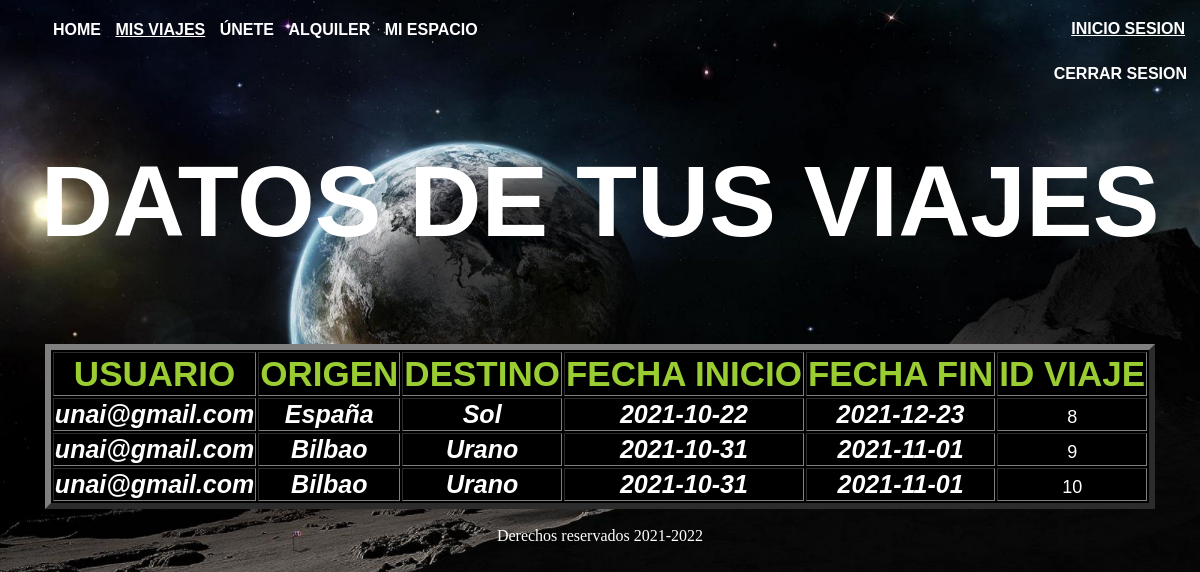
Page /Entrega_3/docker-lamp/app/mostrarTabla.php (signed in) on the committed database.
### tables this page shows
CREATE TABLE `viaje` (
  `USUARIO` varchar(50) NOT NULL,
  `ORIGEN` varchar(50) DEFAULT NULL,
  `DESTINO` varchar(50) DEFAULT NULL,
  `FECHA_INICIO` date DEFAULT NULL,
  `FECHA_FIN` date DEFAULT NULL,
  `ID_VIAJE` int(11) NOT NULL
);

### Entrega_3/docker-lamp/app/mostrarTabla.php (the view, shortened to what this page needs)
<?php
    require 'inicioSesion.php';
?>
<!DOCTYPE html>
<html lang="es">
    <head>
        <link rel="stylesheet" href="css/styles_tabla.css">
    </head>
    <body background="images/tabla.jpg">
        <nav id="navegacion">
            <ul>
                <li>
                    <a class="link" href="index.php">HOME</a>
                </li>
                <li>
                    <a class="link1" href="mostrarTabla.php">MIS VIAJES</a>
                </li>
                <li>
                    <a class="link" href="registro.php">ÚNETE</a>
                </li>
                <li>
                    <a class="link" href="alquiler.php">ALQUILER</a>
                </li>
                <li>
                    <a class="link" href="mi_espacio.php">MI ESPACIO</a>
                </li>
                <li>
                    <div class="is">
                        <a href="inicio_sesion.php">INICIO SESION</a>
                    </div>
                </li>
            </ul>
        </nav>
        <p>
            <input type="button" class="CS" value="CERRAR SESION" onclick="cerrarSesion()" style="float: right;">
        </p>
        <header>
            <h1 class="titulo">DATOS DE TUS VIAJES</h1>
        </header>
        <br class="tabla">
            <table border="6" class="t">
                <tr>
                    <td class="tTabla" > USUARIO </td>
                    <td class="tTabla" > ORIGEN </td>
                    <td class="tTabla" > DESTINO </td>
                    <td class="tTabla" > FECHA INICIO </td>
                    <td class="tTabla" > FECHA FIN </td>
                    <td class="tTabla" > ID VIAJE </td>
                </tr>
                <?php
                    $valor_sesion = $_SESSION['user'];
                    $sql = "SELECT * FROM viaje WHERE USUARIO = '$valor_sesion'";
                    $result=mysqli_query($conexion,$sql);
                    if ($result){
                    while($mostrar=mysqli_fetch_array($result)){
                ?>
                <tr>
                    <td class="iTabla" ><?php echo $mostrar['USUARIO']; ?></td>
                    <td class="iTabla" ><?php echo $mostrar['ORIGEN']; ?></td>
                    <td class="iTabla" ><?php echo $mostrar['DESTINO']; ?></td>
                    <td class="iTabla" ><?php echo $mostrar['FECHA_INICIO']; ?></td>
                    <td class="iTabla" ><?php echo $mostrar['FECHA_FIN']; ?></td>
                    <td class="iTabla" ><input type="button" id = "identificador" class="id" value = "<?php echo $mostrar['ID_VIAJE'];?>"
                    onclick="obtenerID(<?php echo $mostrar['ID_VIAJE'];?>)"></td>
                </tr>
                <?php
                        }
                    }
                    else {
                        echo mysqli_error($conexion);
                    }
                ?>
            </table>
        <footer id="pie">
            Derechos reservados 2021-2022
        </footer>
    </body>
</html>

### Entrega_3/docker-lamp/app/css/styles_tabla.css (style rules this page uses)
#cabecera, #pie, a { color: white; text-align: center; }
.titulo { color : white; font-size: 100px; font-family: helvetica; font-weight: bolder; margin-top: 100px; text-align: center; }
#navegacion { color: white; font-family: Helvetica; font-weight: bold; text-align: left; }
#navegacion li { list-style: none; padding: 5px; display: inline-block }
.link { color: white; text-decoration: none; }
.CS { padding: 5px; border: 0; color: white; background: none; cursor: pointer; position:relative; font-weight: bold; text-align : center; left: auto; font-size: medium; }
body { background-repeat: no-repeat; background-size: cover; }
.is { padding: 5px; color: white; text-align: right; position: absolute; right: 10px; top: 15px; bottom: 5px; }
.t { margin : auto; text-align: center; background-color: black; }
.tTabla { font-family: Helvetica; font-weight: bolder; font-size : 35px; color : yellowgreen; }
.iTabla { font-family: Helvetica; font-size : 25px; color : white; font-weight: bold; font-style: italic; }
.id { font-size: large; background: none; color : white; cursor: pointer; border: 0; }

### rows in the picture
viaje: USUARIO "unai@gmail.com", ORIGEN "España", DESTINO "Sol", FECHA_INICIO "2021-10-22", FECHA_FIN "2021-12-23", ID_VIAJE "8"
viaje: USUARIO "unai@gmail.com", ORIGEN "Bilbao", DESTINO "Urano", FECHA_INICIO "2021-10-31", FECHA_FIN "2021-11-01", ID_VIAJE "9"
viaje: USUARIO "unai@gmail.com", ORIGEN "Bilbao", DESTINO "Urano", FECHA_INICIO "2021-10-31", FECHA_FIN "2021-11-01", ID_VIAJE "10"
